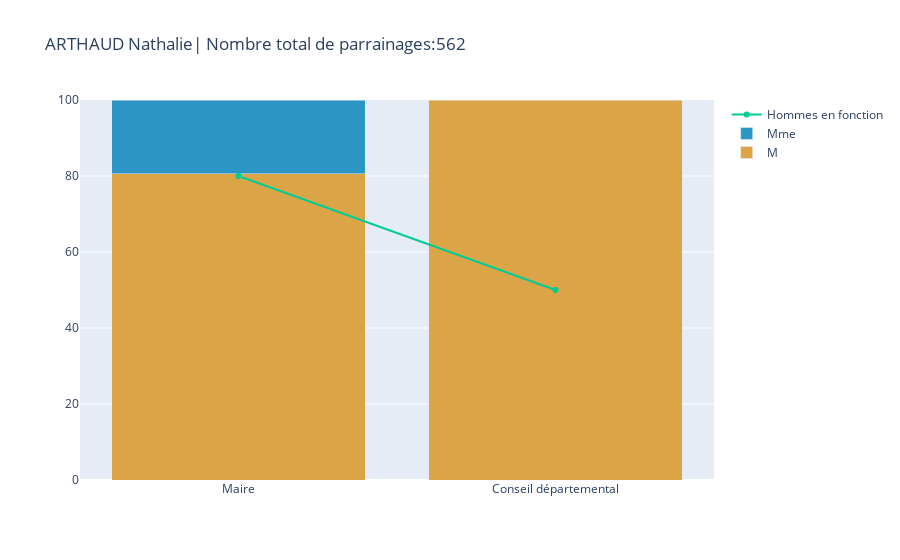
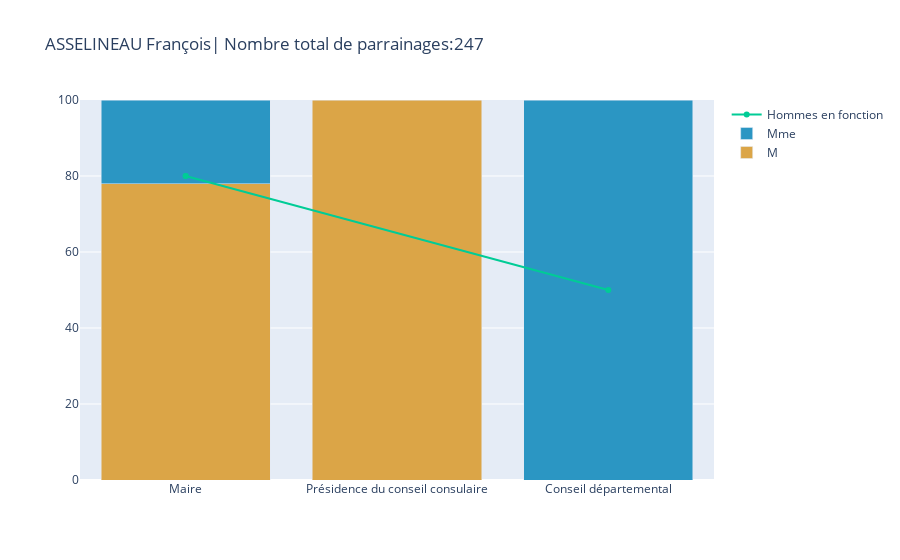
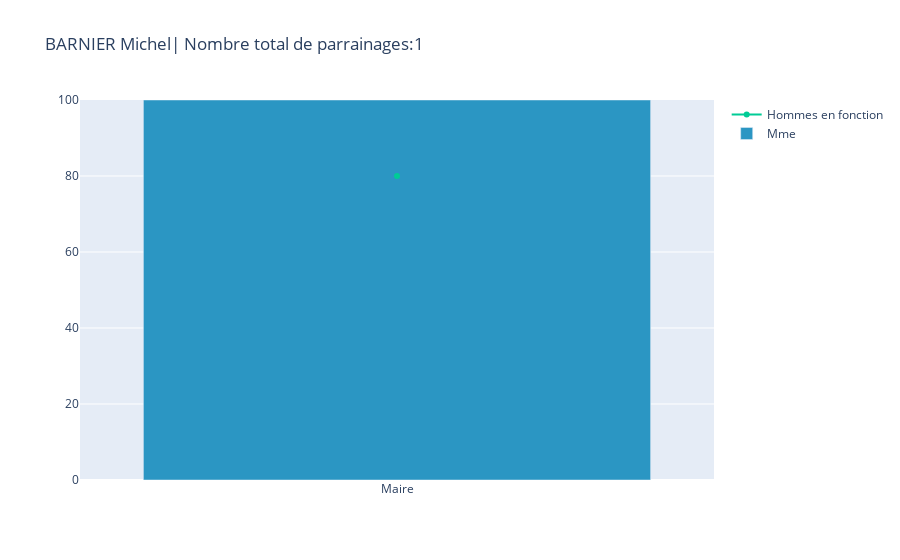
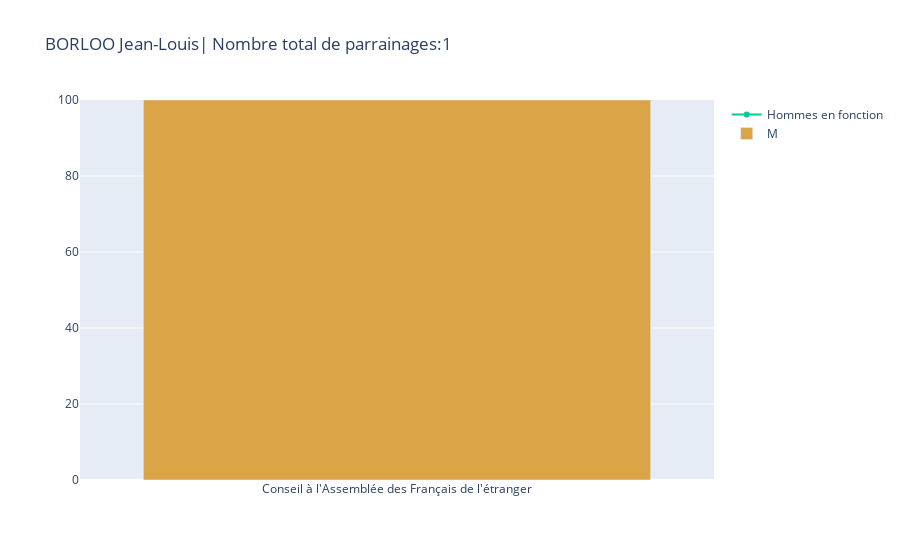

Notebook cell for these charts, in order:
### Code cell
#chargement des fichiers dans les dataframes
pt_origin = pd.DataFrame(d)
rf = pd.read_csv('repart_femme_ok.csv')
transco = pd.read_csv('transco_mandat.csv')
#merge trasnco mandat et femmes repartition
pt_test_new_way = pd.merge(pt_origin,transco,how='left', on=['Mandat'])
pt_test_new_way.rename(columns={"Mandat": "oldMandat"})
#remplacer les null par des 0
pt_test_new_way= pt_test_new_way.fillna(0)
pt_test_new_way = pd.merge(pt_test_new_way,rf,how='left', left_on=['transco_mandat'],right_on=['Mandat'])
pt_test_new_way= pt_test_new_way.fillna(np.NaN)
#on supprime la colonne date de publication
pt_test_new_way = pt_test_new_way.drop('DatePublication',axis = 1)
#on ajoute une colonne avec le count/civ/mandat
group_civi_mandat = pt_test_new_way.groupby(["Candidat","transco_mandat","Civilite"]).agg(total_civi_mandat = ('Nom','count'))
pt_test_new_way = pt_test_new_way.join(group_civi_mandat['total_civi_mandat'],how='left',on=["Candidat","transco_mandat","Civilite"])
#on selectionne les colonnes voulues
pt_test_new_way = pt_test_new_way[["Candidat","Civilite","total_civi_mandat","transco_mandat","Partdhommes"]]
#on supprime les doublons
pt_test_new_way = pt_test_new_way.drop_duplicates(subset = ["Candidat","Civilite","total_civi_mandat","transco_mandat","Partdhommes"])
mes_figues = []
for Candidat,group in pt_test_new_way.sort_values(by="Partdhommes",ascending=False).groupby(["Candidat"]):
    monsieur=group.query('Civilite=="M."')
    mme=group.query('Civilite=="Mme"')
    fig = go.Figure()
    fig.add_trace(go.Bar(x=monsieur["transco_mandat"],
                y=monsieur['total_civi_mandat'],
                name='M',
                marker_color='rgb(219, 165, 71)'
                ))
    
    fig.add_trace(go.Bar(x=mme["transco_mandat"],
                y=mme['total_civi_mandat'],
                name='Mme',
                marker_color='rgb(43, 150, 195)'
                ))
    fig.add_trace(go.Scatter(x=group["transco_mandat"],
                             y=group["Partdhommes"], 
                             name="Hommes en fonction"))
    fig.update_layout(barmode='stack')
    fig.update_layout(barnorm='percent')
    fig.update_layout(showlegend=True)
    fig.update_layout(
        title_text=Candidat+"| Nombre total de parrainages:"+str(int(group["total_civi_mandat"].sum()))
    )
    fig.show()
    mes_figues.append(fig)

### Figure 1 — Plotly figure (JSON) as saved in the notebook; plotly's stock layout.template omitted (floating-point values rounded to 4 significant figures)
{"data": [{"marker": {"color": "rgb(219, 165, 71)"}, "name": "M", "type": "bar", "x": ["Maire", "Conseil départemental"], "y": [452, 1]}, {"marker": {"color": "rgb(43, 150, 195)"}, "name": "Mme", "type": "bar", "x": ["Maire"], "y": [109]}, {"name": "Hommes en fonction", "type": "scatter", "x": ["Maire", "Maire", "Conseil départemental"], "y": [80, 80, 50]}], "layout": {"barmode": "stack", "barnorm": "percent", "showlegend": true, "title": {"text": "ARTHAUD Nathalie| Nombre total de parrainages:562"}}}

### Figure 2 — Plotly figure (JSON) as saved in the notebook; plotly's stock layout.template omitted (floating-point values rounded to 4 significant figures)
{"data": [{"marker": {"color": "rgb(219, 165, 71)"}, "name": "M", "type": "bar", "x": ["Maire", "Présidence du conseil consulaire"], "y": [191, 1]}, {"marker": {"color": "rgb(43, 150, 195)"}, "name": "Mme", "type": "bar", "x": ["Maire", "Conseil départemental"], "y": [54, 1]}, {"name": "Hommes en fonction", "type": "scatter", "x": ["Maire", "Maire", "Conseil départemental", "Présidence du conseil consulaire"], "y": [80, 80, 50, null]}], "layout": {"barmode": "stack", "barnorm": "percent", "showlegend": true, "title": {"text": "ASSELINEAU François| Nombre total de parrainages:247"}}}

### Figure 3 — Plotly figure (JSON) as saved in the notebook; plotly's stock layout.template omitted (floating-point values rounded to 4 significant figures)
{"data": [{"marker": {"color": "rgb(219, 165, 71)"}, "name": "M", "type": "bar", "x": [], "y": []}, {"marker": {"color": "rgb(43, 150, 195)"}, "name": "Mme", "type": "bar", "x": ["Maire"], "y": [1]}, {"name": "Hommes en fonction", "type": "scatter", "x": ["Maire"], "y": [80]}], "layout": {"barmode": "stack", "barnorm": "percent", "showlegend": true, "title": {"text": "BARNIER Michel| Nombre total de parrainages:1"}}}

### Figure 4 — Plotly figure (JSON) as saved in the notebook; plotly's stock layout.template omitted (floating-point values rounded to 4 significant figures)
{"data": [{"marker": {"color": "rgb(219, 165, 71)"}, "name": "M", "type": "bar", "x": ["Conseil à l'Assemblée des Français de l'étranger"], "y": [1]}, {"marker": {"color": "rgb(43, 150, 195)"}, "name": "Mme", "type": "bar", "x": [], "y": []}, {"name": "Hommes en fonction", "type": "scatter", "x": ["Conseil à l'Assemblée des Français de l'étranger"], "y": [null]}], "layout": {"barmode": "stack", "barnorm": "percent", "showlegend": true, "title": {"text": "BORLOO Jean-Louis| Nombre total de parrainages:1"}}}
